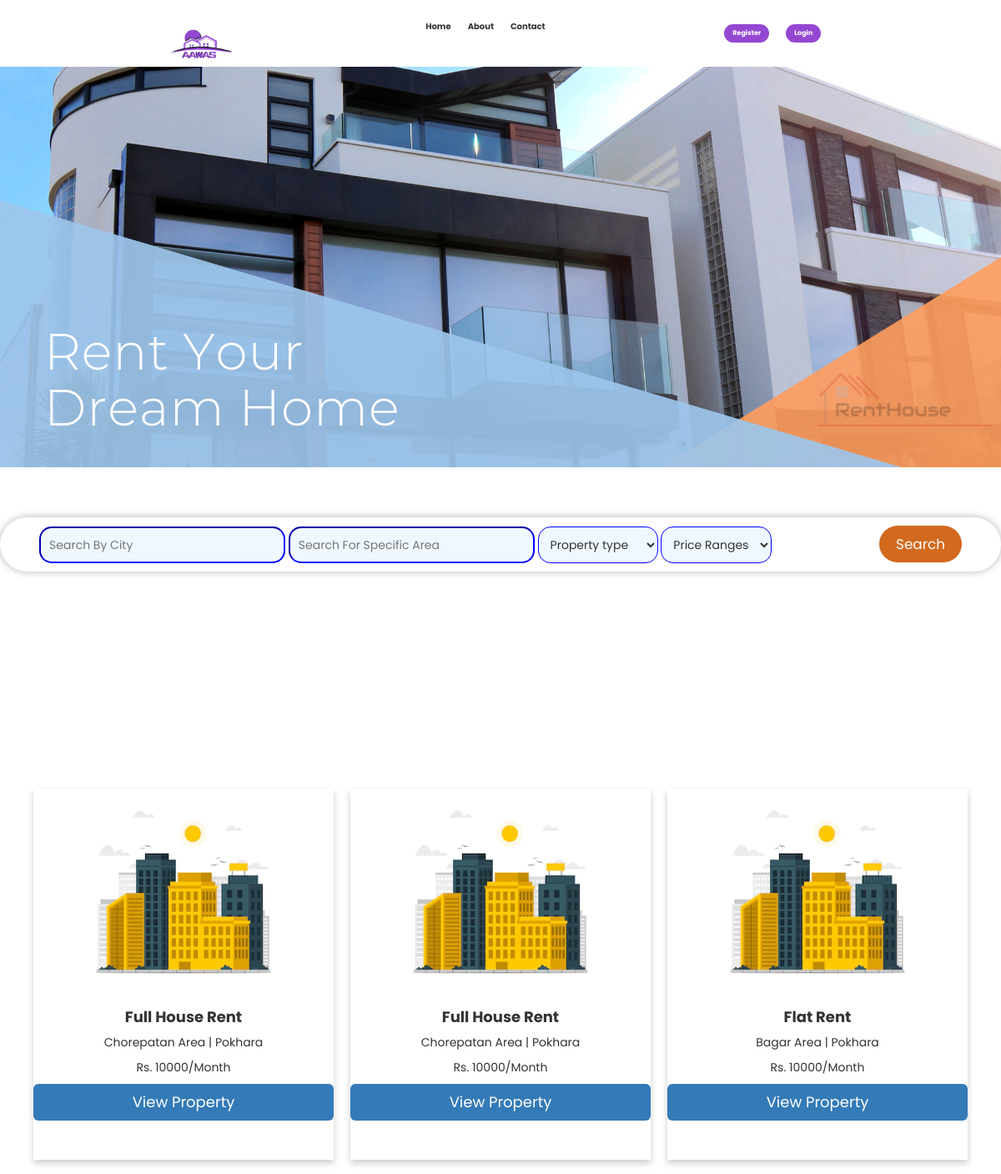
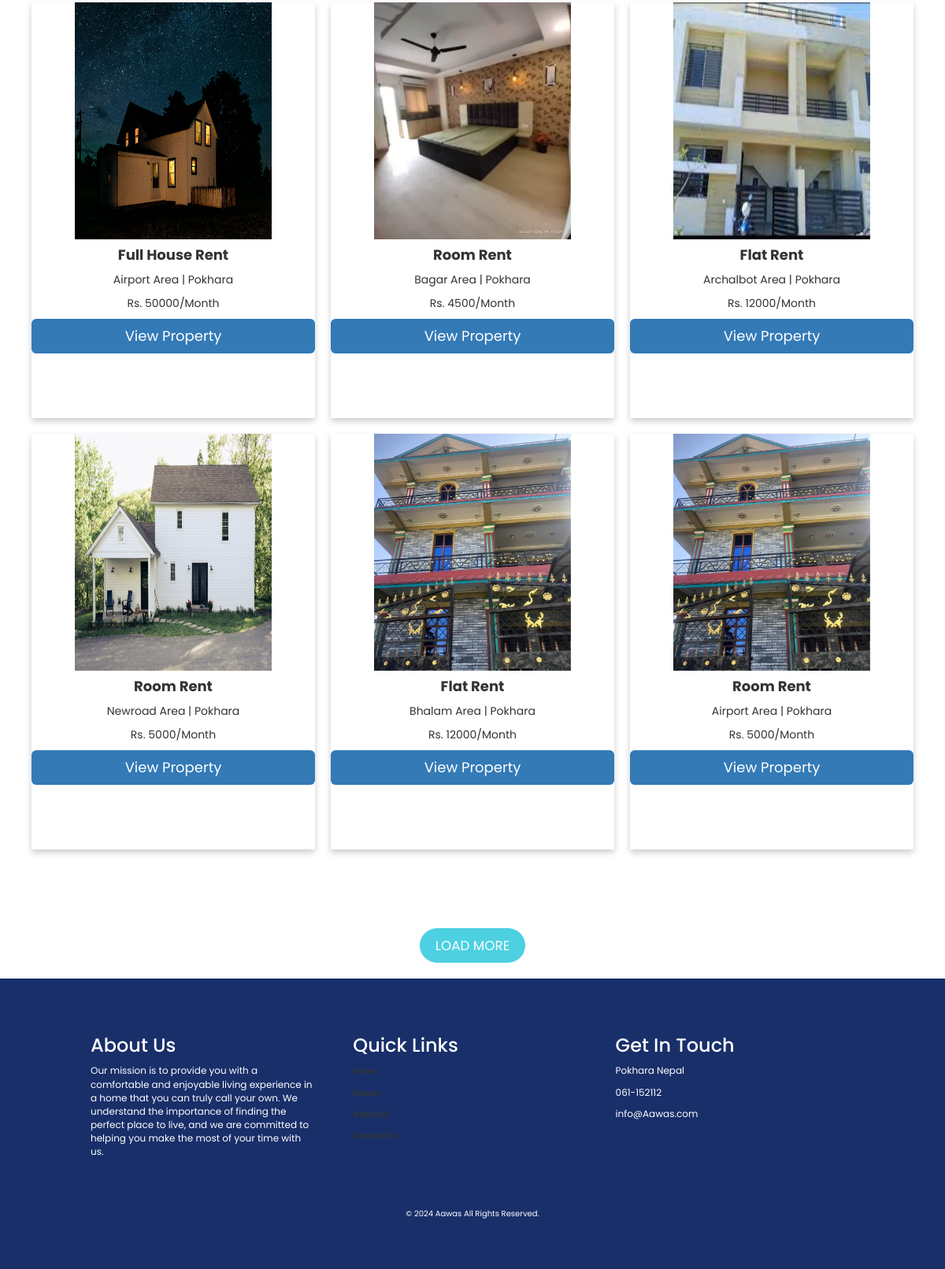
The app's page /index2.php with its own data (2 pictures, top to bottom).
### tables this page shows
CREATE TABLE `add_property` (
  `property_id` int(10) NOT NULL,
  `city` varchar(100) NOT NULL,
  `ward_no` int(10) NOT NULL,
  `Area` varchar(100) NOT NULL,
  `contact_no` bigint(10) NOT NULL,
  `property_type` varchar(50) NOT NULL,
  `estimated_price` bigint(10) NOT NULL,
  `total_rooms` int(10) NOT NULL,
  `bedroom` int(10) NOT NULL,
  `living_room` int(10) NOT NULL,
  `kitchen` int(10) NOT NULL,
  `description` varchar(2000) NOT NULL,
  `latitude` decimal(9,6) NOT NULL,
  `longitude` decimal(9,6) NOT NULL,
  `owner_id` int(10) NOT NULL,
  `booked` varchar(10) DEFAULT 'No',
  `Street_No` int(100) NOT NULL
);

CREATE TABLE `property_photo` (
  `property_photo_id` int(12) NOT NULL,
  `p_photo` varchar(500) NOT NULL,
  `property_id` int(11) NOT NULL
);

### index2.php (the view, shortened to what this page needs)
<!DOCTYPE html>
<html lang="en">
<head>
    <link rel="stylesheet" href="https://cdn.jsdelivr.net/npm/boxicons@latest/css/boxicons.min.css">
</head>
<body>
    <div style="position:sticky;">
      <?php
    include("navbar.php"); ?>
    <div class="bg"></div><br><br><br>
    <div class="filter-section">
        <form action="search-property.php" method="POST">
            <input type="text" name="search-title" id="search-title" placeholder="Search By City">
            <input type="text" name="search-location" id="search-location" placeholder="Search For Specific Area">
            <select name="property-type" id="property-type">
                <option value="">Property type</option>
            </select>
            <select name="price-range" id="price-range">
                <option value="">Price Ranges</option>
            </select>
            <button id="search-button" type="submit">Search</button>
        </form>
    </div>
    <div class="blank-div"></div>
    <?php
    $db = mysqli_connect('localhost', 'root', '', 'aawas');
    $sql = "SELECT * FROM add_property WHERE booked='No' ORDER BY property_id ASC LIMIT 20";
    $query = mysqli_query($db, $sql);
    if (mysqli_num_rows($query) > 0) {
        echo '<div class="grid-container">';
        while ($rows = mysqli_fetch_assoc($query)) {
            $property_id = $rows['property_id'];
            ?>
            <div class="card">
                <?php
                $sql2 = "SELECT * FROM property_photo WHERE property_id='$property_id'";
                $query2 = mysqli_query($db, $sql2);
                if (mysqli_num_rows($query2) > 0) {
                    $row = mysqli_fetch_assoc($query2);
                    $photo = $row['p_photo'];
                    echo '<img class="image" src="owner/' . $photo . '">';
                }
                ?>
                <h4><b><?php echo $rows['property_type']; ?></b></h4>
                <p><?php echo $rows['Area'] ?> | <?php echo $rows['city'] ?></p>
                <p>Rs. <?php echo $rows['estimated_price'] ?>/Month</p>
                <p><?php echo '<a href="view-property.php?property_id=' . $rows['property_id'] . '" class="btn-lg btn-primary btn-block">View Property</a><br>'; ?></p><br>
            </div>
            <?php
        }
        echo '</div>';
    }
    ?>
    <div class="loadmore">
        <button id="load">LOAD MORE</button>
    </div>
    <footer>
        <div class="container">
            <div class="row">
                <div class="col-md-4">
                    <h3>About Us</h3>
                    <p>Our mission is to provide you with a comfortable and enjoyable living experience in a home that you can truly call your own. We understand the importance of finding the perfect place to live, and we are committed to helping you make the most of your time with us.</p>
                </div>
                <div class="col-md-4">
                    <h3>Quick Links</h3>
                    <ul>
                        <li><a href="">Home</a></li>
                        <li><a href="">Rooms</a></li>
                        <li><a href="">About Us</a></li>
                        <li><a href="">Contact Us</a></li>
                    </ul>
                </div>
                <div class="col-md-4">
                    <h3>Get In Touch</h3>
                    <ul>
                        <li><i class="fas fa-map-marker-alt"></i>Pokhara Nepal</li>
                        <li><i class="fas fa-phone"></i>061-152112</li>
                        <li><i class="fas fa-envelope"></i> info@Aawas.com</li>
                    </ul>
                </div>
            </div>
        </div>
        <div class="bottom-bar">
            <div class="container">
                <div class="row">
                    <div class="col-md-12">
                        <p>&copy; 2024 Aawas All Rights Reserved.</p>
                    </div>
                </div>
            </div>
        </div>
    </footer>
</body>
</html>

### navbar.php (shortened to what this page needs)
<!DOCTYPE html>
<html lang="en">
<head>
  <link rel="stylesheet" href="https://maxcdn.bootstrapcdn.com/bootstrap/3.4.1/css/bootstrap.min.css">
</head>
<body>
<header>
    <div class="navbar">
        <div class="logo"><a href="<?php echo (isset($_SESSION['email']) && !empty($_SESSION['email'])) ? 'index2.php' : 'index.php'; ?>">
          <img src="images/AawasLogo2.png" alt="Logo">
        </a>
      </div>
            <ul class="links">
                <li><a href="<?php echo (isset($_SESSION['email']) && !empty($_SESSION['email'])) ? 'index2.php' : 'index.php'; ?>">Home</a></li>
                <li><a href="aboutus.php">About</a></li>
                <li><a href="contactus.php">Contact</a></li>
                </ul>
                 <div class="btns">
                 <a href="login_options.php" class="action_btn">Register</a>
                 <a href="login_options.php" class="action_btn">Login</a>
                 </div>
            </div>
   </div>
</body>
</html>

### index2.php (style rules this page uses)
body, html { top: 20px; height: 100%; margin: 0; font-family: Arial, Helvetica, sans-serif; }
.bg { background-image: url("images/carousel.png"); height: 60%; background-position: bottom; background-repeat: no-repeat; background-size: cover; }
.blank-div { height: 100px; width: 100%; }
footer { background-color: #192f6a; color: white; padding: 50px 0; font-size: 1.2rem; }
.container { max-width: 1000px; margin: 0 auto; padding: 0 20px; }
.row { display: flex; flex-wrap: wrap; }
.col-md-4 { flex: 0 0 calc(33.33% - 20px); margin-right: 20px; margin-bottom: 40px; }
.col-md-4:last-child { margin-right: 0; }
h3 { font-size: 1.8rem; margin-bottom: 20px; }
ul { list-style: none; margin: 0; padding: 0; }
li { margin-bottom: 10px; }
a { color: #292929; text-decoration: none; }
.bottom-bar { background-color: #192f6a; padding: 10px 0; }
.bottom-bar p { font-size: 1rem; margin: 0; text-align: center; }
.filter-section { display: flex; align-items: center; justify-content: center; background-size: cover; padding: 10px; border-radius: 50px; box-shadow: 0 0 10px rgba(0, 0, 0, 0.3); flex-wrap: wrap; }
input, select, option { font-size: larger; background-color: aliceblue; padding: 10px; margin: 15px; border-radius: 15px; border-color: blue; }
#search-button { font-size: larger; background-color: chocolate; border: none; padding: 10px 20px; margin-left: 125px; border-radius: 25px; color: white; cursor: pointer; }
header { background: #333; color: #fff; padding: 10px 0; position: fixed; width: 100%; top: 0; z-index: 1000; background-color: #fff; }
.grid-container { display: grid; grid-template-columns: repeat(auto-fill, minmax(300px, 1fr)); gap: 20px; padding: 20px; margin: 100px 20px 20px; }
.card { box-shadow: 0 4px 8px 0 rgba(0, 0, 0, 0.2); text-align: center; font-family: Arial; }
.container { padding: 2px 16px; }
.image { display: block; margin: auto; width: 100%; max-width: 250px; height: 57%; }
.loadmore { display: flex; justify-content: center; align-items: center; margin: 20px 0; }
#load { font-size: larger; background-color: #4dd0e1; border: none; padding: 10px 20px; border-radius: 25px; color: white; cursor: pointer; }

### navbar.php (style rules this page uses)
:root { --primary-color: #007bff; --secondary-color: #192f6a; --text-color: #314862; --background-color: #f5f5f5; --button-hover-color: #0056b3; --button-gradient: linear-gradient(45deg, #2288ff, #0056b3); --footer-background: #333; --footer-text-color: #fff; }
* { font-family: "Poppins", sans-serif; margin: 0; padding: 0; box-sizing: border-box; scroll-behavior: smooth; scroll-padding-top: 3rem; list-style: none; text-decoration: none; }
header { position: relative; padding: 0; }
.navbar { width: 100%; height: 80px; max-width: 1800px; margin: 0; display: flex; align-items: center; justify-content: space-between; }
.navbar .logo img { margin: 30px 15px 5px -15px; height: 100px; width: 100px; position: relative; }
ul li { list-style: none; }
ul li a { text-decoration: none; color: #313638; font-size: 1rem; font-weight: bolder; }
.navbar .links { display: flex; gap: 2rem; }
.action_btn { background-color: #9448d2; color: #fff; border: none; outline: none; border-radius: 20px; font-size: 0.8rem; font-weight: bold; cursor: pointer; margin: 10px; padding: 0.5rem 1rem; }
.btns { display: flex; }

### records on screen
add_property: property_photo.p_photo (placeholder picture), property_type "Full House Rent", Area "Chorepatan Area", city "Pokhara", estimated_price "10000"
add_property: property_photo.p_photo (placeholder picture), property_type "Full House Rent", Area "Chorepatan Area", city "Pokhara", estimated_price "10000"
add_property: property_photo.p_photo (picture), property_type "Flat Rent", Area "Bagar Area", city "Pokhara", estimated_price "10000"
add_property: property_photo.p_photo (picture), property_type "Full House Rent", Area "Airport Area", city "Pokhara", estimated_price "50000"
add_property: property_photo.p_photo (picture), property_type "Room Rent", Area "Bagar Area", city "Pokhara", estimated_price "4500"
add_property: property_photo.p_photo (picture), property_type "Flat Rent", Area "Archalbot Area", city "Pokhara", estimated_price "12000"
add_property: property_photo.p_photo (picture), property_type "Room Rent", Area "Newroad Area", city "Pokhara", estimated_price "5000"
add_property: property_photo.p_photo (picture), property_type "Flat Rent", Area "Bhalam Area", city "Pokhara", estimated_price "12000"
add_property: property_photo.p_photo (picture), property_type "Room Rent", Area "Airport Area", city "Pokhara", estimated_price "5000"
